Frame 1 (no input): blank canvas, image omitted
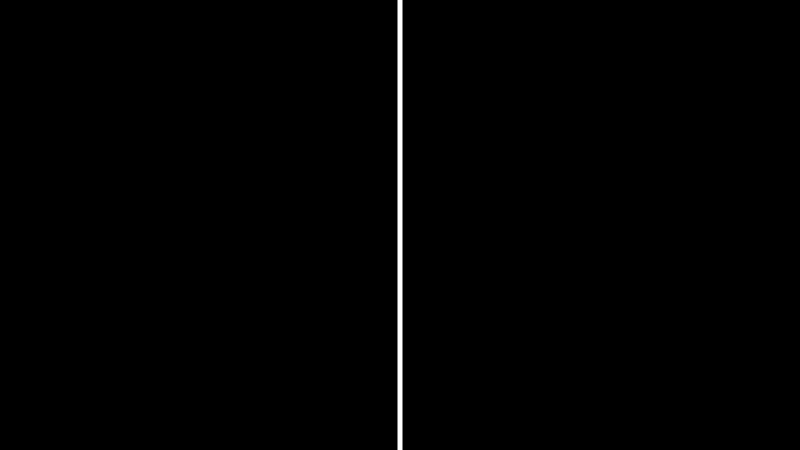
Frame 60 (no input)
Frame 120 (the mouse pressed at the canvas centre since frame 60): identical to frame 60, image omitted

The p5.js sketch that drew this single still picture (run headless with seeded random() and noise() and a simulated clock; from frame 60 on, the mouse is pressed at the canvas centre):

// p5.js sketch
// ── sketch.js
// Pong
// Michael R
// TBD
//



function setup() {
  createCanvas(800, 450);
}

function draw() {
  background(0);
  line(width/2, 0, width/2, height);
  stroke(255);
  strokeWeight(5);
}
